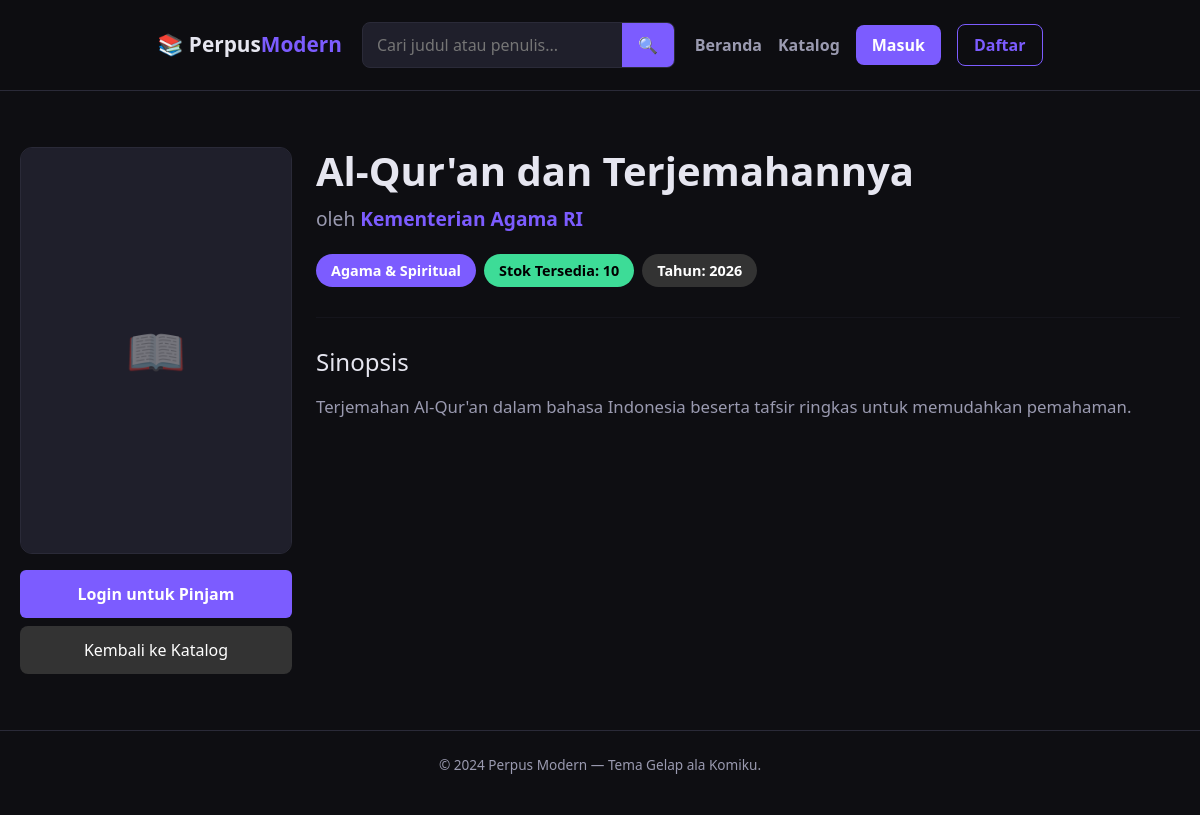
Screenshot of /book/1 with the database file from the repository.
### app/models.py (models this page shows, shortened)
class Book(db.Model):
    __tablename__ = "books"
    id = db.Column(db.Integer, primary_key=True)
    title = db.Column(db.String(200), nullable=False, index=True)
    author = db.Column(db.String(120), nullable=False)
    synopsis = db.Column(db.Text, nullable=True)
    cover_image = db.Column(db.String(255), nullable=True) # Menyimpan nama file gambar
    stock = db.Column(db.Integer, default=1)
    category = db.Column(db.String(80), nullable=True, index=True)
    created_at = db.Column(db.DateTime, default=datetime.utcnow)

### app/routes.py (the view)
@main.route("/book/<int:book_id>")
def book_detail(book_id):
    book = Book.query.get_or_404(book_id)
    is_bookmarked = False
    if current_user.is_authenticated:
        is_bookmarked = Bookmark.query.filter_by(user_id=current_user.id, book_id=book.id).first() is not None
    return render_template("book_detail.html", book=book, is_bookmarked=is_bookmarked)

### app/templates/book_detail.html (shortened to what this page needs)
{% extends "base.html" %}
{% block content %}
<div class="row mt-4">
    <div class="col-md-4 col-lg-3 mb-4">
        <div class="book-card" style="cursor: default;">
            <div class="book-cover" style="aspect-ratio: 2/3;">
            </div>
        </div>
        <div class="mt-3 d-grid gap-2">
            {% if current_user.is_authenticated and book.stock > 0 %}
                <form action="{{ url_for('main.borrow', book_id=book.id) }}" method="POST">
                    <button type="submit" class="btn-pinjam" style="padding: 12px; font-size: 1rem;">Pinjam Buku Ini</button>
                </form>
            {% elif book.stock <= 0 %}
                <button class="btn-pinjam disabled" style="padding: 12px; font-size: 1rem;" disabled>Stok Habis</button>
            {% elif not current_user.is_authenticated %}
                <a href="{{ url_for('main.login') }}" class="btn-pinjam" style="padding: 12px; font-size: 1rem;">Login untuk Pinjam</a>
            {% endif %}
            <a href="{{ url_for('main.catalog') }}" class="btn-login" style="background: #333; text-align: center; text-decoration: none; padding: 12px; font-size: 1rem;">Kembali ke Katalog</a>
        </div>
    </div>
    <div class="col-md-8 col-lg-9">
        <h1 style="font-size: 2.5rem; font-weight: 800; margin-bottom: 10px;">{{ book.title }}</h1>
        <p style="font-size: 1.2rem; color: var(--text-muted); margin-bottom: 20px;">oleh <span style="color: var(--accent); font-weight: bold;">{{ book.author }}</span></p>
        <div class="d-flex flex-wrap gap-2 mb-4">
            <span class="badge-genre" style="font-size: 0.9rem; padding: 6px 15px;">{{ book.category or 'Umum' }}</span>
            <span class="badge-genre" style="font-size: 0.9rem; padding: 6px 15px; background: {% if book.stock > 0 %}var(--success){% else %}var(--danger){% endif %}; color: {% if book.stock > 0 %}#000{% else %}#fff{% endif %};">
                {% if book.stock > 0 %}Stok Tersedia: {{ book.stock }}{% else %}Stok Habis{% endif %}
            </span>
            <span class="badge-genre" style="font-size: 0.9rem; padding: 6px 15px; background: #333;">Tahun: {{ book.created_at.strftime('%Y') }}</span>
        </div>
        <hr style="border-color: var(--border); margin: 30px 0;">
        <h2 style="font-size: 1.5rem; margin-bottom: 15px; color: var(--text);">Sinopsis</h2>
        <p style="font-size: 1.05rem; line-height: 1.8; color: var(--text-muted); text-align: justify;">
            {{ book.synopsis or 'Sinopsis belum tersedia untuk buku ini.' }}
        </p>
    </div>
</div>
{% endblock %}

### app/static/css/style.css (style rules this page uses)
* { margin: 0; padding: 0; box-sizing: border-box; }
:root { --bg: #0e0e12; --bg-card: #17171f; --bg-elevated: #1f1f2b; --text: #e6e6f0; --text-muted: #9a9ab0; --accent: #7c5cff; --accent-hover: #9b7fff; --border: #2a2a38; --danger: #ff5470; --success: #3ddc97; }
body { font-family: 'Segoe UI', system-ui, -apple-system, sans-serif; background: var(--bg); color: var(--text); min-height: 100vh; display: flex; flex-direction: column; }
.btn-login, .btn-logout { background: var(--accent); color: #fff !important; padding: 8px 16px; border-radius: 8px; text-decoration: none; }
.badge-genre { background: var(--accent); color: white; padding: 4px 10px; border-radius: 20px; font-size: 0.7rem; font-weight: bold; }
.book-card { background: var(--bg-card); border: 1px solid var(--border); border-radius: 12px; overflow: hidden; transition: transform 0.2s, border-color 0.2s; cursor: pointer; display: flex; flex-direction: column; }
.book-cover { aspect-ratio: 2 / 3; background: var(--bg-elevated); position: relative; overflow: hidden; display: flex; align-items: center; justify-content: center; }
.btn-pinjam { width: 100%; background: var(--accent); color: white; border: none; padding: 8px; border-radius: 6px; font-size: 0.85rem; font-weight: 600; cursor: pointer; text-decoration: none; text-align: center; display: block; }

### rows the page displays
Book: title "Al-Qur'an dan Terjemahannya", author "Kementerian Agama RI", category "Agama & Spiritual", stock "10", created_at "2026", synopsis "Terjemahan Al-Qur'an dalam bahasa Indonesia beserta tafsir ringkas untuk memudahkan pemahaman."
